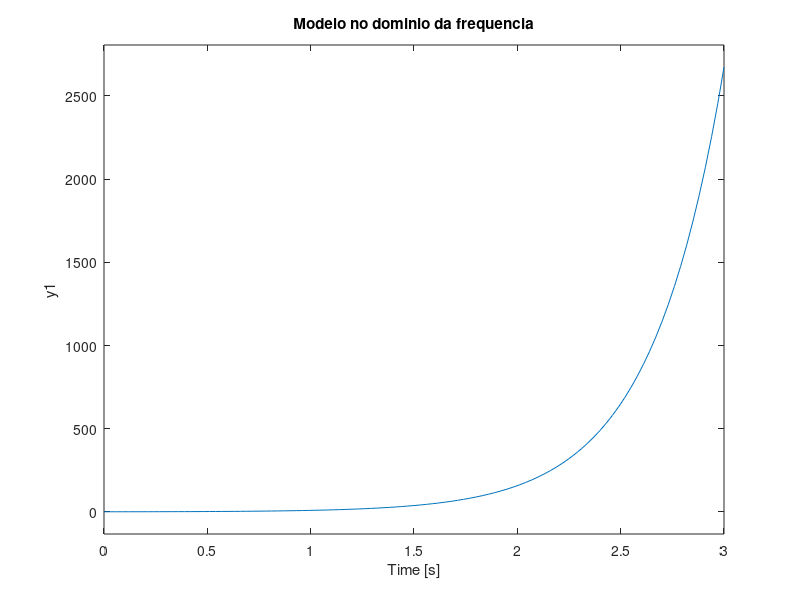

Here is the MATLAB script that generated this plot:
num = [1 7 10 -4 0];
den = [1 6 0 -48 -64];

TF = tf(num,den);
figure (1);
step (TF);
grid; hold on;
title('Modelo no dominio da frequencia');